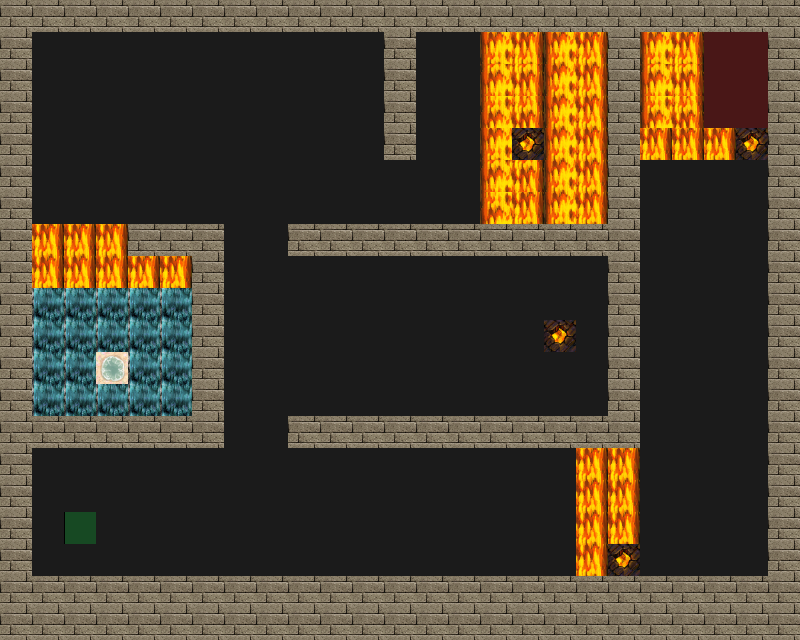

This game map was drawn from its Tiled (.tmx) file and the tilesets committed beside it. A one-line description and the full map source follow:
An orthogonal 25x20 tile map with 32x32 px tiles, 4 tile layers (Road, Wall, Utility, Trap), 4 tilesets.

<map version="1.2" tiledversion="1.2.3" orientation="orthogonal" renderorder="right-down" width="25" height="20" tilewidth="32" tileheight="32" infinite="0" nextlayerid="5" nextobjectid="1">
 <tileset firstgid="1" source="tilesets/meta.tsx" />
 <tileset firstgid="3" source="tilesets/road.tsx" />
 <tileset firstgid="4" source="tilesets/traps.tsx" />
 <tileset firstgid="196" source="tilesets/wallsandroofs.tsx" />
 <layer id="1" name="Road" width="25" height="20">
  <data encoding="csv">
3,3,3,3,3,3,3,3,3,3,3,3,3,3,3,3,3,3,3,3,3,3,3,3,3,
3,3,3,3,3,3,3,3,3,3,3,3,3,3,3,3,3,3,3,3,3,3,3,3,3,
3,3,3,3,3,3,3,3,3,3,3,3,3,3,3,3,3,3,3,3,3,3,3,3,3,
3,3,3,3,3,3,3,3,3,3,3,3,3,3,3,3,3,3,3,3,3,3,3,3,3,
3,3,3,3,3,3,3,3,3,3,3,3,3,3,3,3,3,3,3,3,3,3,3,3,3,
3,3,3,3,3,3,3,3,3,3,3,3,3,3,3,3,3,3,3,3,3,3,3,3,3,
3,3,3,3,3,3,3,3,3,3,3,3,3,3,3,3,3,3,3,3,3,3,3,3,3,
3,3,3,3,3,3,3,3,3,3,3,3,3,3,3,3,3,3,3,3,3,3,3,3,3,
3,3,3,3,3,3,3,3,3,3,3,3,3,3,3,3,3,3,3,3,3,3,3,3,3,
3,3,3,3,3,3,3,3,3,3,3,3,3,3,3,3,3,3,3,3,3,3,3,3,3,
3,3,3,3,3,3,3,3,3,3,3,3,3,3,3,3,3,3,3,3,3,3,3,3,3,
3,3,3,3,3,3,3,3,3,3,3,3,3,3,3,3,3,3,3,3,3,3,3,3,3,
3,3,3,3,3,3,3,3,3,3,3,3,3,3,3,3,3,3,3,3,3,3,3,3,3,
3,3,3,3,3,3,3,3,3,3,3,3,3,3,3,3,3,3,3,3,3,3,3,3,3,
3,3,3,3,3,3,3,3,3,3,3,3,3,3,3,3,3,3,3,3,3,3,3,3,3,
3,3,3,3,3,3,3,3,3,3,3,3,3,3,3,3,3,3,3,3,3,3,3,3,3,
3,3,3,3,3,3,3,3,3,3,3,3,3,3,3,3,3,3,3,3,3,3,3,3,3,
3,3,3,3,3,3,3,3,3,3,3,3,3,3,3,3,3,3,3,3,3,3,3,3,3,
3,3,3,3,3,3,3,3,3,3,3,3,3,3,3,3,3,3,3,3,3,3,3,3,3,
3,3,3,3,3,3,3,3,3,3,3,3,3,3,3,3,3,3,3,3,3,3,3,3,3
</data>
 </layer>
 <layer id="3" name="Wall" width="25" height="20">
  <data encoding="csv">
261,261,261,261,261,261,261,261,261,261,261,261,261,261,261,261,261,261,261,261,261,261,261,261,261,
261,0,0,0,0,0,0,0,0,0,0,0,261,0,0,0,0,0,0,261,0,0,0,0,261,
261,0,0,0,0,0,0,0,0,0,0,0,261,0,0,0,0,0,0,261,0,0,0,0,261,
261,0,0,0,0,0,0,0,0,0,0,0,261,0,0,0,0,0,0,261,0,0,0,0,261,
261,0,0,0,0,0,0,0,0,0,0,0,261,0,0,0,0,0,0,261,0,0,0,0,261,
261,0,0,0,0,0,0,0,0,0,0,0,0,0,0,0,0,0,0,261,0,0,0,0,261,
261,0,0,0,0,0,0,0,0,0,0,0,0,0,0,0,0,0,0,261,0,0,0,0,261,
261,0,0,0,261,261,261,0,0,261,261,261,261,261,261,261,261,261,261,261,0,0,0,0,261,
261,0,0,0,0,0,261,0,0,0,0,0,0,0,0,0,0,0,0,261,0,0,0,0,261,
261,0,0,0,0,0,261,0,0,0,0,0,0,0,0,0,0,0,0,261,0,0,0,0,261,
261,0,0,0,0,0,261,0,0,0,0,0,0,0,0,0,0,0,0,261,0,0,0,0,261,
261,0,0,0,0,0,261,0,0,0,0,0,0,0,0,0,0,0,0,261,0,0,0,0,261,
261,0,0,0,0,0,261,0,0,0,0,0,0,0,0,0,0,0,0,261,0,0,0,0,261,
261,261,261,261,261,261,261,0,0,261,261,261,261,261,261,261,261,261,261,261,0,0,0,0,261,
261,0,0,0,0,0,0,0,0,0,0,0,0,0,0,0,0,0,0,0,0,0,0,0,261,
261,0,0,0,0,0,0,0,0,0,0,0,0,0,0,0,0,0,0,0,0,0,0,0,261,
261,0,0,0,0,0,0,0,0,0,0,0,0,0,0,0,0,0,0,0,0,0,0,0,261,
261,0,0,0,0,0,0,0,0,0,0,0,0,0,0,0,0,0,0,0,0,0,0,0,261,
261,261,261,261,261,261,261,261,261,261,261,261,261,261,261,261,261,261,261,261,261,261,261,261,261,
261,261,261,261,261,261,261,261,261,261,261,261,261,261,261,261,261,261,261,261,261,261,261,261,261
</data>
 </layer>
 <layer id="4" name="Utility" width="25" height="20">
  <data encoding="csv">
0,0,0,0,0,0,0,0,0,0,0,0,0,0,0,0,0,0,0,0,0,0,0,0,0,
0,0,0,0,0,0,0,0,0,0,0,0,0,0,0,0,0,0,0,0,0,0,1,1,0,
0,0,0,0,0,0,0,0,0,0,0,0,0,0,0,0,0,0,0,0,0,0,1,1,0,
0,0,0,0,0,0,0,0,0,0,0,0,0,0,0,0,0,0,0,0,0,0,1,1,0,
0,0,0,0,0,0,0,0,0,0,0,0,0,0,0,0,0,0,0,0,0,0,0,0,0,
0,0,0,0,0,0,0,0,0,0,0,0,0,0,0,0,0,0,0,0,0,0,0,0,0,
0,0,0,0,0,0,0,0,0,0,0,0,0,0,0,0,0,0,0,0,0,0,0,0,0,
0,0,0,0,0,0,0,0,0,0,0,0,0,0,0,0,0,0,0,0,0,0,0,0,0,
0,0,0,0,0,0,0,0,0,0,0,0,0,0,0,0,0,0,0,0,0,0,0,0,0,
0,0,0,0,0,0,0,0,0,0,0,0,0,0,0,0,0,0,0,0,0,0,0,0,0,
0,0,0,0,0,0,0,0,0,0,0,0,0,0,0,0,0,0,0,0,0,0,0,0,0,
0,0,0,0,0,0,0,0,0,0,0,0,0,0,0,0,0,0,0,0,0,0,0,0,0,
0,0,0,0,0,0,0,0,0,0,0,0,0,0,0,0,0,0,0,0,0,0,0,0,0,
0,0,0,0,0,0,0,0,0,0,0,0,0,0,0,0,0,0,0,0,0,0,0,0,0,
0,0,0,0,0,0,0,0,0,0,0,0,0,0,0,0,0,0,0,0,0,0,0,0,0,
0,0,0,0,0,0,0,0,0,0,0,0,0,0,0,0,0,0,0,0,0,0,0,0,0,
0,0,2,0,0,0,0,0,0,0,0,0,0,0,0,0,0,0,0,0,0,0,0,0,0,
0,0,0,0,0,0,0,0,0,0,0,0,0,0,0,0,0,0,0,0,0,0,0,0,0,
0,0,0,0,0,0,0,0,0,0,0,0,0,0,0,0,0,0,0,0,0,0,0,0,0,
0,0,0,0,0,0,0,0,0,0,0,0,0,0,0,0,0,0,0,0,0,0,0,0,0
</data>
 </layer>
 <layer id="2" name="Trap" width="25" height="20">
  <data encoding="csv">
0,0,0,0,0,0,0,0,0,0,0,0,0,0,0,0,0,0,0,0,0,0,0,0,0,
0,0,0,0,0,0,0,0,0,0,0,0,0,0,0,162,163,162,163,0,162,163,0,0,0,
0,0,0,0,0,0,0,0,0,0,0,0,0,0,0,178,179,162,163,0,178,179,0,0,0,
0,0,0,0,0,0,0,0,0,0,0,0,0,0,0,194,195,162,163,0,194,195,0,0,0,
0,0,0,0,0,0,0,0,0,0,0,0,0,0,0,162,156,162,163,0,163,163,163,156,0,
0,0,0,0,0,0,0,0,0,0,0,0,0,0,0,178,179,162,163,0,0,0,0,0,0,
0,0,0,0,0,0,0,0,0,0,0,0,0,0,0,194,163,162,163,0,0,0,0,0,0,
0,163,163,163,0,0,0,0,0,0,0,0,0,0,0,0,0,0,0,0,0,0,0,0,0,
0,163,163,163,163,163,0,0,0,0,0,0,0,0,0,0,0,0,0,0,0,0,0,0,0,
0,18,18,18,18,18,0,0,0,0,0,0,0,0,0,0,0,0,0,0,0,0,0,0,0,
0,18,18,18,18,18,0,0,0,0,0,0,0,0,0,0,0,156,0,0,0,0,0,0,0,
0,18,18,62,18,18,0,0,0,0,0,0,0,0,0,0,0,0,0,0,0,0,0,0,0,
0,18,18,18,18,18,0,0,0,0,0,0,0,0,0,0,0,0,0,0,0,0,0,0,0,
0,0,0,0,0,0,0,0,0,0,0,0,0,0,0,0,0,0,0,0,0,0,0,0,0,
0,0,0,0,0,0,0,0,0,0,0,0,0,0,0,0,0,0,163,163,0,0,0,0,0,
0,0,0,0,0,0,0,0,0,0,0,0,0,0,0,0,0,0,163,163,0,0,0,0,0,
0,0,0,0,0,0,0,0,0,0,0,0,0,0,0,0,0,0,163,163,0,0,0,0,0,
0,0,0,0,0,0,0,0,0,0,0,0,0,0,0,0,0,0,163,156,0,0,0,0,0,
0,0,0,0,0,0,0,0,0,0,0,0,0,0,0,0,0,0,0,0,0,0,0,0,0,
0,0,0,0,0,0,0,0,0,0,0,0,0,0,0,0,0,0,0,0,0,0,0,0,0
</data>
 </layer>
</map>
